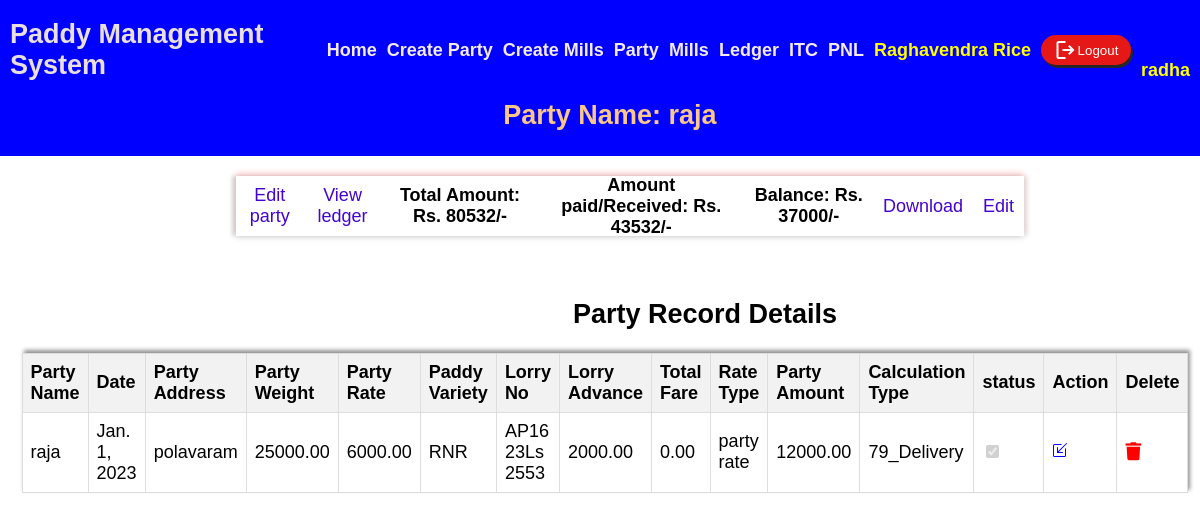
/party/2/ (signed in), run on the app's committed database.
### paddymastersystem/models.py (models this page shows)
class PartyRecord(models.Model):
    date = models.DateField()
    kl_no = models.CharField(max_length=100)
    party_name = models.CharField(max_length=100)
    party_address = models.CharField(max_length=200)
    party_weight = models.DecimalField(max_digits=10, decimal_places=2)
    party_rate = models.DecimalField(max_digits=10, decimal_places=2)
    paddy_variety = models.CharField(max_length=100)
    lorry_no = models.CharField(max_length=50)
    lorry_advance = models.DecimalField(max_digits=10, decimal_places=2)
    lorry_total_fare = models.DecimalField(max_digits=10, decimal_places=2)
    gennius_qty = models.IntegerField()
    party_amount = models.DecimalField(max_digits=10, decimal_places=2)
    gennius_price = models.DecimalField(max_digits=10, decimal_places=2)
    PARTY_CALCULATION_CHOICES = [
        ('BAGS_X4', 'BAGS X 4'),
        ('78KGS', '78 KGS'),
        ('79KGS', '79 KGS'),
        ('79_Delivery', '79 Delivery'),
        ('78_Delivery', '78 Delivery'),
        ('BAGS_X4_Delivery', 'BAGS X 4 Delivery'),
    ]
    party_calculation_type = models.CharField(choices=PARTY_CALCULATION_CHOICES, max_length=50)
    party_rate_type = models.CharField(max_length=100, choices=(('mill rate', 'mill rate'), ('party rate', 'party rate')))
    payment_status = models.BooleanField(default=False)

### paddymastersystem/views.py (the view)
# urls.py: path('party/<int:pk>/', views.party_detail_view, name='party_detail_view'),
@login_required(login_url='login')
def party_detail_view(request, pk):
    party_record = get_object_or_404(PartyRecord, pk=pk)
    ledger_entries = LedgerEntry.objects.all()
    total_amount = ledger_entries.aggregate(Sum('amount'))['amount__sum'] or 0
    amount_paid = ledger_entries.filter(payment_status=True).aggregate(Sum('amount'))['amount__sum'] or 0
    balance = total_amount - amount_paid
    context = {
        'party_record': party_record,
        'total_amount': total_amount,
        'amount_paid': amount_paid,
        'balance': balance,
    }
    return render(request, 'party/party_record_form.html', context)

### templates/party/party_record_form.html (shortened to what this page needs)
{% extends "common.html" %}
{% block content %}
<link rel="stylesheet" href="https://use.fontawesome.com/releases/v5.1.0/css/all.css">
<center>
    <h2 style="background-color: blue; margin: 0; padding-bottom: 25px; color: rgb(249, 199, 137); width:101.65%">
        Party Name: {{ party_record.party_name }}
    </h2>
</center>
<center>
    <div class="details">
        <div class="viewledger">
            <a href="{% url 'edit_party_record' party_record.pk %}">Edit party</a>
            <a href="{% url 'view_ledger' %}">View ledger</a>
            <h4>Total Amount: Rs. {{ total_amount }}/-</h4>
            <h4>Amount paid/Received: Rs. {{ amount_paid }}/-</h4>
            <h4>Balance: Rs. {{ balance }}/-</h4>
            <a href="{% url 'download_party_record_details' party_record.pk %}">Download</a>
            <a href="{% url 'edit_party_record' party_record.pk %}">Edit</a>
        </div>
        <br>
</center>
    <center>
        <h2 style="margin-left: 210px;">Party Record Details</h2>
        <table class="horizontal-table" style='display:relative'>
            <thead>
                <tr>
                    <th>Party Name</th>
                    <th>Date</th>
                    <th>Party Address</th>
                    <th>Party Weight</th>
                    <th>Party Rate</th>
                    <th>Paddy Variety</th>
                    <th>Lorry No</th>
                    <th>Lorry Advance</th>
                    <th>Total Fare</th>
                    <th>Rate Type</th>
                    <th>Party Amount</th>
                    <th>Calculation Type</th>
                    <th>status</th>
                    <th>Action</th>
                    <th>Delete</th>
                </tr>
            </thead>
            <tbody>
                <tr>
                    <td>{{ party_record.party_name }}</td>
                    <td>{{ party_record.date }}</td>
                    <td>{{ party_record.party_address }}</td>
                    <td>{{ party_record.party_weight }}</td>
                    <td>{{ party_record.party_rate }}</td>
                    <td>{{ party_record.paddy_variety }}</td>
                    <td>{{ party_record.lorry_no }}</td>
                    <td>{{ party_record.lorry_advance }}</td>
                    <td>{{ party_record.lorry_total_fare }}</td>
                    <td>{{ party_record.party_rate_type }}</td>
                    <td>{{party_record.party_amount}}</td>
                    <td>{{ party_record.party_calculation_type }}</td>
                    <td><input type="checkbox" {% if party_record.payment_status %}checked{% endif %} disabled></td>
                        <td><a href="{% url 'edit_party_record' party_record.pk %}" style="color: blue;"></a>
                    </td>
                    <td><a href="{% url 'delete_party_record' party_record.id %}" title="Delete this user"><i class="fas fa-trash"></i></a></td>
                </tr>
            </tbody>
        </table>
    </center>
{% endblock %}

### templates/common.html (shortened to what this page needs)
<!DOCTYPE html>
<html lang="en">
<head>
</head>
<body>
    <header>
        <h3 class="logo">Paddy Management System</h3>
        {% if user.is_authenticated %}
        <div class="nav-links">
            <h3><a href="{% url 'homepage' %}">Home</a></h3>
            <h3><a href="{% url 'add_party_record' %}">Create Party</a></h3>
            <h3><a href="{% url 'add_mill_record' %}">Create Mills</a></h3>
            <h3><a href="{% url 'party' %}">Party</a></h3>
            <h3><a href="{% url 'mills' %}">Mills</a></h3>
            <h3><a href="{% url 'ledger' %}">Ledger</a></h3>
            <h3><a href="{% url 'interest_entry' %}">ITC</a></h3>
            <h3><a href="{% url 'view_records' %}">PNL</a></h3>
            <h3 style="color:yellow">Raghavendra Rice</h3>
            <form method="post" action="{% url 'logout' %}">
                <button type="submit" id="buttn"><span class="material-symbols-outlined">logout</span> Logout</button>
            </form>
            <h3 style="color:yellow;display: flex; margin-top: 40px;">{{ request.user.username }}</h3>
        </div>
        {% endif %}
    </header>
    {% block content %}{% endblock %}
</body>
</html>

### templates/common.html (style rules this page uses)
body { margin: 0; height: 100vh; font-family: Arial, sans-serif; }
header { display: grid; grid-template-columns: 1fr auto; align-items: center; background-color: blue; width: 100%; height: 100px; color: rgb(234, 223, 223); padding: 0 10px; }
.logo { justify-self: start; font-size: 1.5em; }
.nav-links { display: flex; gap: 10px; align-items: center; flex-wrap: wrap; }
a { text-decoration: none; color: rgb(244, 234, 234); }
h3 { margin: 0; font-size: 1em; }
#buttn { display: flex; align-items: center; justify-content: center; background-color: rgb(230, 23, 23); width: 90px; height: 30px; box-shadow: 2px 3px rgb(37, 38, 37); border-radius: 20px; color: white; cursor: pointer; border: none; }
@media only screen and (min-width: 768px) { body { font-size: 18px; } }
@media only screen and (min-width: 768px) { .nav-links { padding: 0 20px; } }
.nav-links { display: flex; flex-wrap: wrap; }
.nav-links { flex: 1 1 auto; }

### templates/party/party_record_form.html (style rules this page uses)
body { font-family: Arial, sans-serif; }
.details { width: 80%; margin-left: 10px; padding: 20px; }
table { width: 50%; border-collapse: collapse; border: 1px solid #ddd; box-shadow: 2px -3px 4px rgb(148, 147, 147); }
table, th, td { border: 1px solid #ddd; }
th, td { padding: 8px; text-align: left; }
th { background-color: #f2f2f2; }
.viewledger { display: flex; gap: 20px; padding: 10px; align-items: center; margin-left: 50px; box-shadow: 0 4px 5px rgba(193, 191, 191, 0.2), 0 -4px 5px rgba(255, 80, 80, 0.2), 4px 0 4px rgba(141, 139, 139, 0.2), -4px 0 4px rgba(58, 57, 57, 0.2); width: 80%; height: 40px; }
.viewledger a { text-decoration: none; color: rgb(68, 3, 207); }
.horizontal-table { width: 70%; padding: 10px; align-items: center; margin-left:10px; }
.horizontal-table a { color:red; }

### data on the page
PartyRecord: party_name "raja", date "Jan. 1, 2023", party_address "polavaram", party_weight "25000.00", party_rate "6000.00", paddy_variety "RNR", lorry_no "AP16 23Ls 2553", lorry_advance "2000.00", lorry_total_fare "0.00", party_rate_type "party rate", party_amount "12000.00", party_calculation_type "79_Delivery", payment_status "☑"

### other printed values
{{ request.user.username }} "radha"
{{ total_amount }} "80532"
{{ amount_paid }} "43532"
{{ balance }} "37000"
